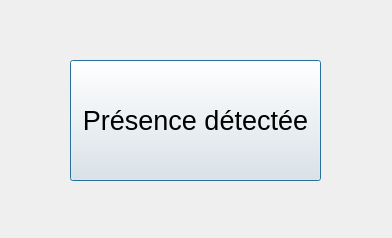
<?xml version="1.0" encoding="UTF-8"?>
<ui version="4.0">
 <class>Detecteur</class>
 <widget class="QDialog" name="Detecteur">
  <property name="geometry">
   <rect>
    <x>0</x>
    <y>0</y>
    <width>392</width>
    <height>238</height>
   </rect>
  </property>
  <property name="windowTitle">
   <string>Dialog</string>
  </property>
  <widget class="QPushButton" name="pushbuttonIntrus">
   <property name="geometry">
    <rect>
     <x>70</x>
     <y>60</y>
     <width>251</width>
     <height>121</height>
    </rect>
   </property>
   <property name="font">
    <font>
     <pointsize>20</pointsize>
    </font>
   </property>
   <property name="text">
    <string>Présence détectée</string>
   </property>
  </widget>
 </widget>
 <resources/>
 <connections/>
</ui>
